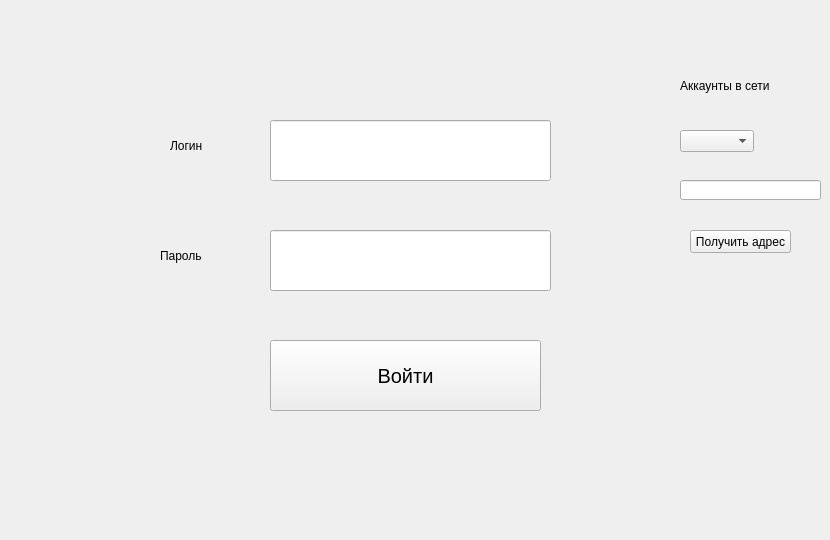
    <widget class="QWidget" name="tab_6">
     <attribute name="title">
      <string>Авторизация</string>
     </attribute>
     <widget class="QLineEdit" name="lineEdit_28">
      <property name="geometry">
       <rect>
        <x>270</x>
        <y>120</y>
        <width>281</width>
        <height>61</height>
       </rect>
      </property>
      <property name="toolTip">
       <string>Логин</string>
      </property>
      <property name="styleSheet">
       <string notr="true">font-size: 16px;</string>
      </property>
      <property name="text">
       <string/>
      </property>
     </widget>
     <widget class="QLineEdit" name="lineEdit_29">
      <property name="geometry">
       <rect>
        <x>270</x>
        <y>230</y>
        <width>281</width>
        <height>61</height>
       </rect>
      </property>
      <property name="toolTip">
       <string>Пароль</string>
      </property>
      <property name="styleSheet">
       <string notr="true">font-size: 16px;</string>
      </property>
      <property name="text">
       <string/>
      </property>
     </widget>
     <widget class="QPushButton" name="pushButton_19">
      <property name="geometry">
       <rect>
        <x>270</x>
        <y>340</y>
        <width>271</width>
        <height>71</height>
       </rect>
      </property>
      <property name="styleSheet">
       <string notr="true">font-size: 20px;</string>
      </property>
      <property name="text">
       <string>Войти</string>
      </property>
     </widget>
     <widget class="QLabel" name="label_49">
      <property name="geometry">
       <rect>
        <x>270</x>
        <y>500</y>
        <width>311</width>
        <height>31</height>
       </rect>
      </property>
      <property name="styleSheet">
       <string notr="true">font: 15pt &quot;Courier&quot;;</string>
      </property>
      <property name="text">
       <string/>
      </property>
     </widget>
     <widget class="QLabel" name="label_3">
      <property name="geometry">
       <rect>
        <x>170</x>
        <y>120</y>
        <width>71</width>
        <height>51</height>
       </rect>
      </property>
      <property name="styleSheet">
       <string notr="true">font: 18pt &quot;MS Shell Dlg 2&quot;;</string>
      </property>
      <property name="text">
       <string>Логин</string>
      </property>
     </widget>
     <widget class="QLabel" name="label_39">
      <property name="geometry">
       <rect>
        <x>160</x>
        <y>230</y>
        <width>81</width>
        <height>51</height>
       </rect>
      </property>
      <property name="styleSheet">
       <string notr="true">font: 18pt &quot;MS Shell Dlg 2&quot;;</string>
      </property>
      <property name="text">
       <string>Пароль</string>
      </property>
     </widget>
     <widget class="QComboBox" name="comboBox_7">
      <property name="geometry">
       <rect>
        <x>680</x>
        <y>130</y>
        <width>74</width>
        <height>22</height>
       </rect>
      </property>
     </widget>
     <widget class="QLineEdit" name="lineEdit_39">
      <property name="geometry">
       <rect>
        <x>680</x>
        <y>180</y>
        <width>141</width>
        <height>20</height>
       </rect>
      </property>
     </widget>
     <widget class="QPushButton" name="pushButton_26">
      <property name="geometry">
       <rect>
        <x>690</x>
        <y>230</y>
        <width>101</width>
        <height>23</height>
       </rect>
      </property>
      <property name="text">
       <string>Получить адрес</string>
      </property>
     </widget>
     <widget class="QLabel" name="label_82">
      <property name="geometry">
       <rect>
        <x>680</x>
        <y>70</y>
        <width>131</width>
        <height>31</height>
       </rect>
      </property>
      <property name="text">
       <string>Аккаунты в сети</string>
      </property>
     </widget>
    </widget>
